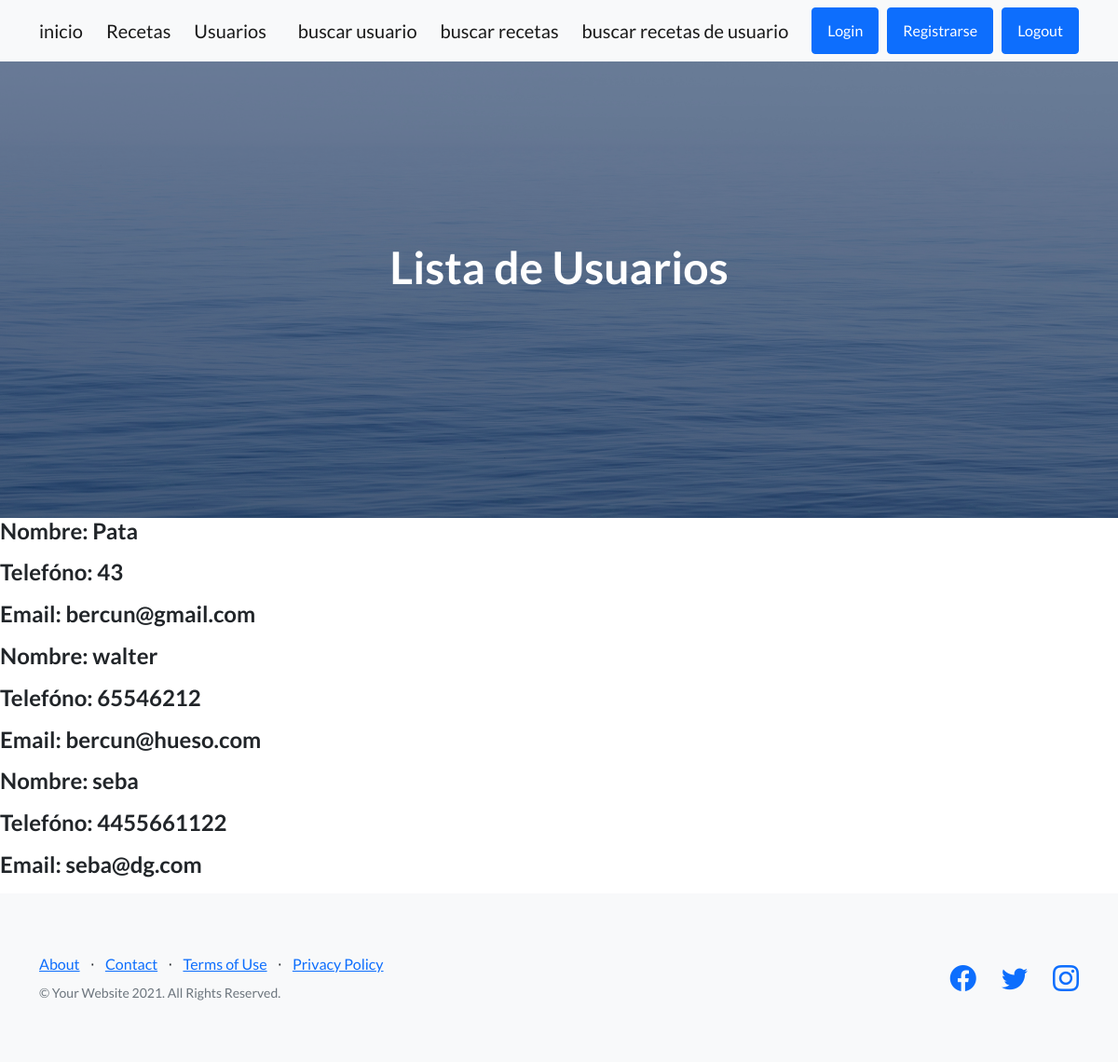
Before: /AppRecetas/usuarios/ (signed in) with the older database file.
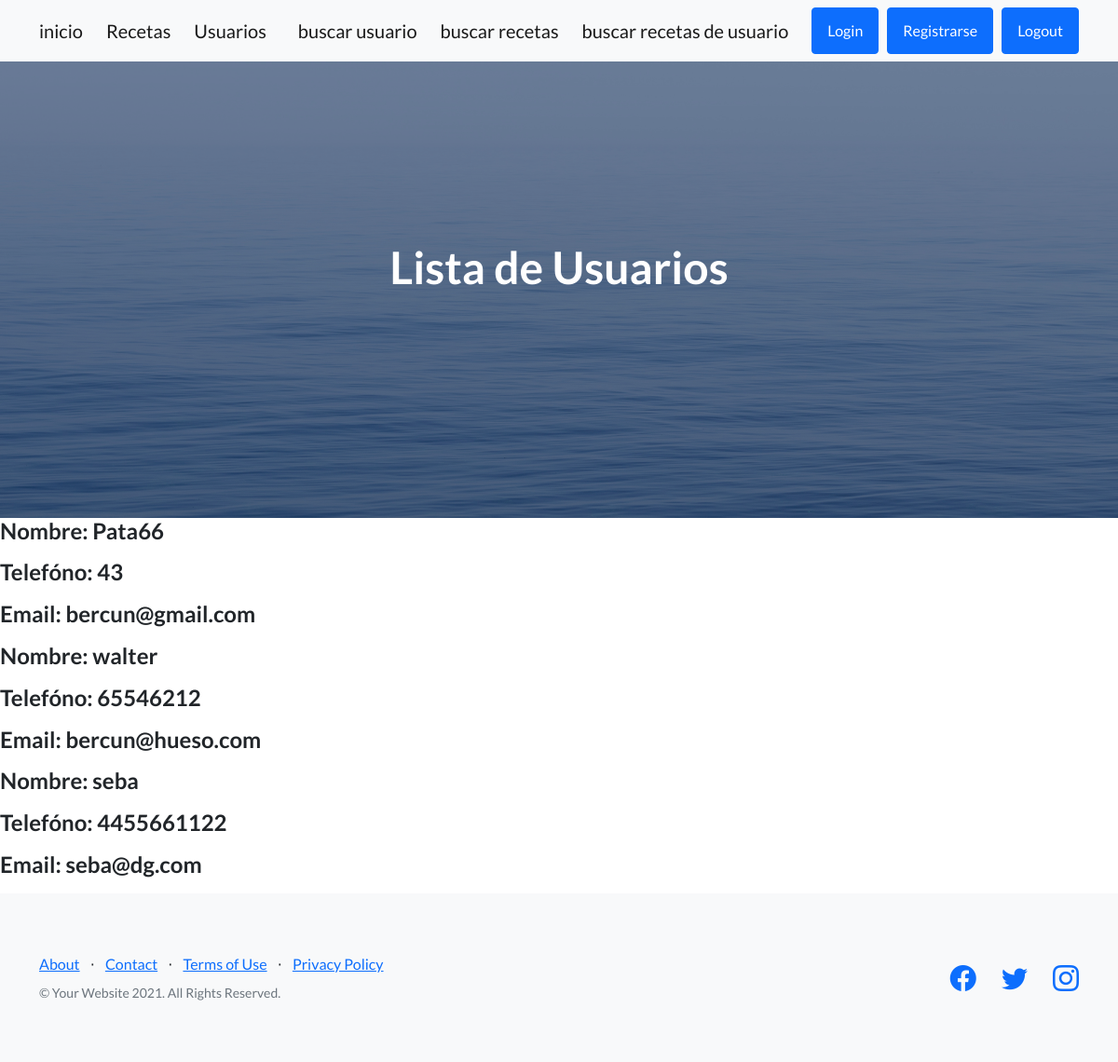
After: the same page with the newer database file.
### AppRecetas/models.py (models this page shows, shortened)
class Usuario(models.Model):
    nombreUsr = models.CharField(max_length=20)
    emailUsr = models.EmailField()
    telfonoUsr = models.IntegerField()
    ciudad = models.CharField(max_length=20)
    edad = models.IntegerField()

### AppRecetas/views.py (the view)
# urls.py: path("usuarios/", vista_usuarios, name= "Usuarios"),
@login_required
def vista_usuarios(request):
   usuario_all = Usuario.objects.all()
   listado = {"gente": usuario_all}
   return render(request, "AppRecetas/usuarios.html", listado )

### AppRecetas/templates/AppRecetas/usuarios.html (shortened to what this page needs)
{% extends "AppRecetas/base.html" %}
{% block  titulo %}
Lista de Usuarios
{% endblock  %}
{% block  complement %}
{% for comunidad in gente  %}
<H4>
<p>Nombre: {{comunidad.nombreUsr}}  </p>
<p>Telefóno: {{comunidad.telfonoUsr}}  </p>
<p>Email: {{comunidad.emailUsr}}  </p>
</H4>
{% endfor %}
{% endblock  %}

Changed rows visible on the page:
changed Usuario "bercun@gmail.com": nombreUsr "Pata" → "Pata66"
